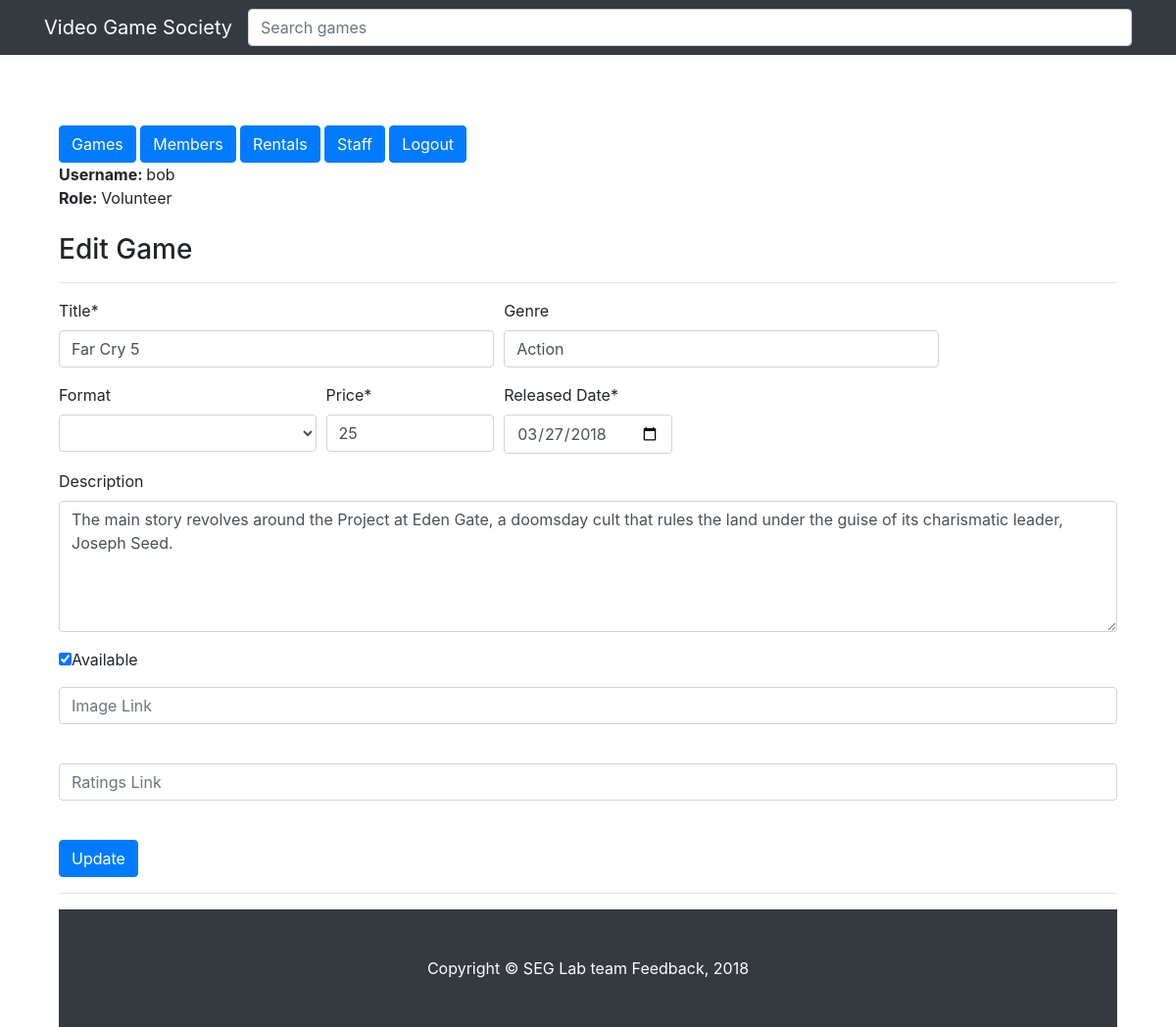
/public/games/edit.php?id=2 (signed in), run on the app's committed database.
### tables this page shows
CREATE TABLE Games(
                    Game_ID      INT         NOT NULL AUTO_INCREMENT,
                    Title        VARCHAR(32) NOT NULL,
                    Genre        VARCHAR(32),
                    Release_Year DATE        NOT NULL,
                    Description  VARCHAR(1024),
                    FormatOfGame VARCHAR(9),
                    Value        INT         NOT NULL,
                    isAvailable  BOOLEAN     NOT NULL,
                    
                        
                    image        VARCHAR(1024),
                    ratings      VARCHAR(255),
                    
                    PRIMARY KEY (Game_ID)

);

### private/functions.php (called while the page is built, shortened)
<?php
function url_for($script_path) {
  if($script_path[0] != '/') {
    $script_path = "/" . $script_path;
  }
  return WWW_ROOT . $script_path;
}
function u($string="") {
  return urlencode($string);
}
function h($string="") {
  return htmlspecialchars($string);
}
?>

### public/games/edit.php (the view, shortened to what this page needs)
<?php require_once('../../private/initialize.php'); ?>
<?php include(SHARED_PATH . '/header.php'); ?>
<?php
$id = $_GET['id'] ?? '';
    $sql = "SELECT * FROM Games ";
    $sql.= "WHERE Game_ID='" . $id . "'";
    $result = mysqli_query($db, $sql);
    $game = mysqli_fetch_assoc($result);
        $sql1 = "SELECT * FROM Constants";
        $resultPlatform = mysqli_query($db, $sql1);
?>
<br>
<h3>Edit Game</h3>
<hr/>
<form action="<?php echo url_for('./games/edit.php?id= '. h(u($game['Game_ID'])) ); ?>" method="post">
  <div class="form-row">
    <div class="form-group col-md-5">
      <label for="title">Title*</label>
      <input type="text" class="form-control" name="title" placeholder="Title" value="<?php echo h($game['Title']); ?>" method="post" required>
    </div>
   <div class="form-group col-md-5">
      <label for="genre">Genre</label>
      <input type="text" class="form-control" name="genre" placeholder="Genre" value="<?php echo h($game['Genre']); ?>" method="post">
    </div>
  </div>
  <div class="form-row">
    <div class="form-group col-md-3">
      <label for="format">Format</label>
      <select name="format" class="form-control" id="formatOfGame" method="post">
        <option value=""> </option>
         <?php while($platform = mysqli_fetch_assoc($resultPlatform)){  ?>
           <?php if($platform['Platform'] == $game['FormatOfGame']) {
              ?>
                    <option selected value= "<?php echo h($game['FormatOfGame']); ?>" > <?php echo h($game['FormatOfGame']) ; ?>  </option>
              <?php } else {
              ?>
                    <option value= "<?php echo h($platform['Platform']); ?>" > <?php echo h($platform['Platform']) ; ?>  </option>
          <?php }
           }?>
      </select>
    </div>
    <div class="form-group col-md-2">
      <label for="value">Price*</label>
      <input type="text" class="form-control" name="value" placeholder="0" value="<?php echo h($game['Value']); ?>" method="post" required>
    </div>
     <div class="form-group col-md-2">
      <label for="released_date">Released Date*</label>
      <input type="date" class="form-control" name="released_date" value="<?php echo h($game['Release_Year']); ?>" placeholder="YYYY-MM-DD" required>
    </div>
  </div>
    <div class="form-group">
        <div class="form-group col-m-10">
            <label for="description">Description</label>
            <textarea class="form-control" name="description" rows="5" cols="100" method="post"><?php echo h($game['Description']); ?></textarea>
        </div>
   </div>
    <div class="form-row">
        <div class="form-group col-m-2">
            <input type="checkbox" name="isAvailable" value="1" method="post"
                <?php if( ($game['isAvailable']) == '1') echo 'checked';
                ?>
            >Available<br>
        </div>
    </div>
    <div class="form-group">
        <div class="form-group col-m-10">
            <input type="text" class="form-control" name="image" value="<?php echo h($game['image']); ?>" placeholder="Image Link" method="post"><br>
        </div>
    </div>
    <div class="form-group">
        <div class="form-group col-m-10">
            <input type="text" class="form-control" value="<?php echo h($game['ratings']); ?>" name="ratings" placeholder="Ratings Link" method="post"><br>
        </div>
    </div>
  <button type="submit" class="btn btn-primary">Update</button>
</form>
<hr/>
<?php include(SHARED_PATH . '/footer.php'); ?>

### public/css/gameList.css (style rules this page uses)
body { padding-top: 54px; }
@media (min-width: 992px) { body { padding-top: 56px; } }

### private/shared/header.php (style rules this page uses)
body { width:90%; margin: 0 auto; }

### data on the page
games: title "Far Cry 5", genre "Action", value "25", released_date "03/27/2018", description "The main story revolves around the Project at Eden Gate, a doomsday cult that rules the land under the guise of its charismatic leader, Joseph Seed.", isAvailable "☑"

### other printed values
$_SESSION['username'] "bob"
$_SESSION['role'] "Volunteer"
